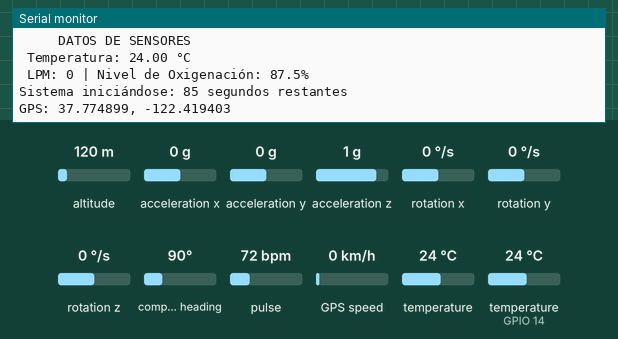
This sketch was run on a simulated ESP32. On the bench: the last lines printed to the serial monitor. Inputs (shaded band) come from the test bench; at power-on: acceleration z 1 g, acceleration x 0 g, temperature (sensor on GPIO 14) 24 °C, pulse 72 bpm, altitude 120 m, acceleration y 0 g, rotation x 0 °/s, rotation y 0 °/s, rotation z 0 °/s, compass heading 90°, GPS speed 0 km/h, temperature 24 °C. WiFi joins after 1.5 s; servers stay silent unless stated; the GPS gets a fix after 3 s at 37.7749, -122.4194 with 8 satellites.

Above: at 5.7 s.
5.8 s: acceleration z set to 0 g
At 7.1 s:
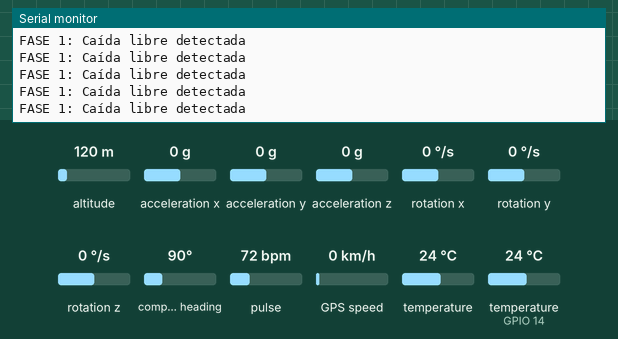
7.3 s: acceleration x set to -1.4 g
At 7.8 s:
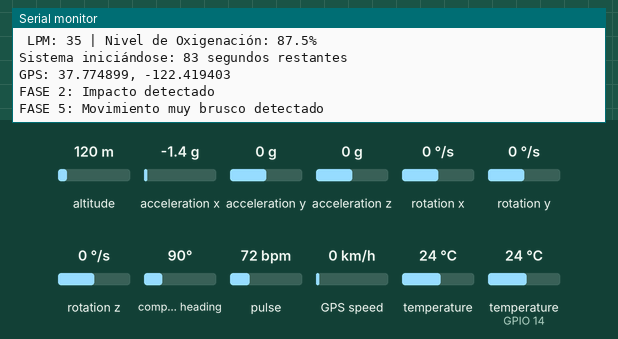
8.9 s: temperature (sensor on GPIO 14) set to 12 °C
At 10.2 s:
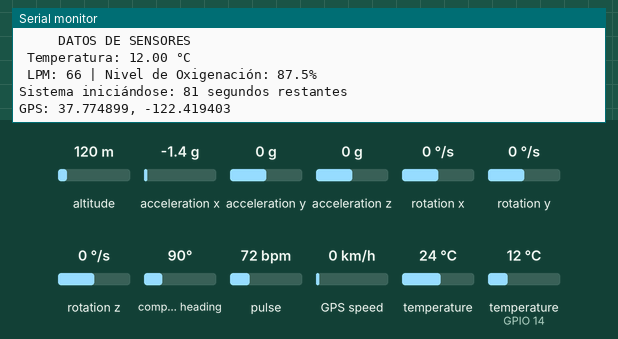
10.4 s: pulse set to 42 bpm
At 11.8 s:
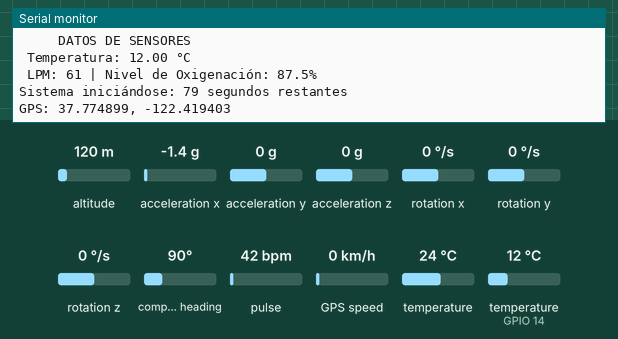
11.9 s: temperature (sensor on GPIO 14) set to 19 °C
At 14.0 s:
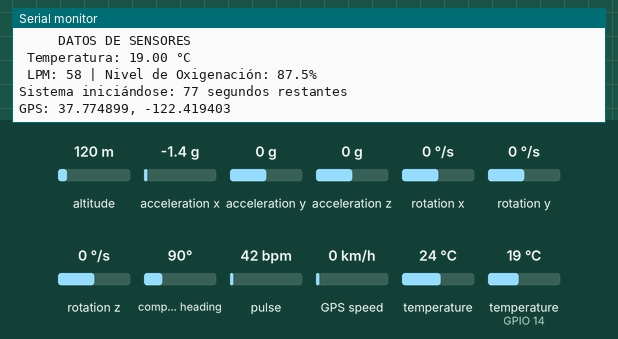
Timing chart, 0 to 14.4 s (numbered marks = the images above; inputs shaded):
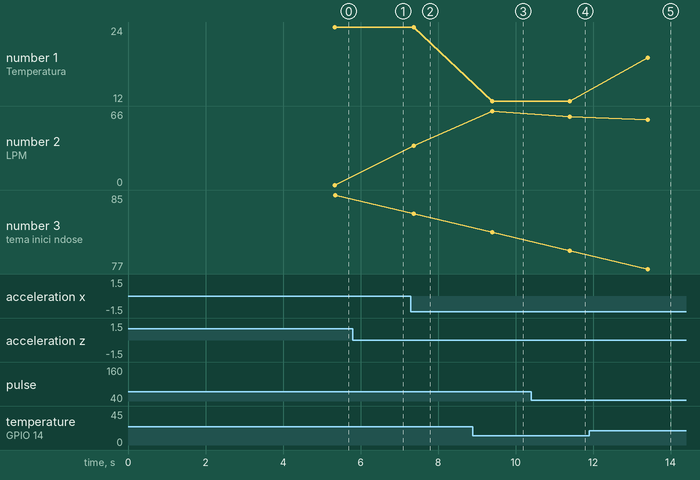

The sketch:

PULSERA-OFICIAL2.ino
```cpp
//CONFIG BLYNK
#define BLYNK_TEMPLATE_ID "TMPL2cFzs-wki"
#define BLYNK_TEMPLATE_NAME "IoThinkers"
#define BLYNK_AUTH_TOKEN "SkUCvQNih18xomnK-Z2nVQsXmpTQQqaL"

//LIBRERIAS
#include <Adafruit_MPU6050.h>
#include <Adafruit_Sensor.h>
#include <TinyGPS++.h>
#include <Wire.h>
#include <UniversalTelegramBot.h>
#include <WiFiClientSecure.h>
#include <WiFi.h>
#include <BlynkSimpleEsp32.h>
#include "MAX30105.h"
#include "heartRate.h"
#include <OneWire.h>
#include <DallasTemperature.h>

// INSTANCIAS SENSORES
Adafruit_MPU6050 mpu;
TinyGPSPlus gps;
MAX30105 particleSensor;

// SENSOR DS18B20
#define ONE_WIRE_BUS 14
OneWire oneWire(ONE_WIRE_BUS);
DallasTemperature tempSensor(&oneWire);

// CONFIG GPS
#define GPS_RX 16
#define GPS_TX 17
HardwareSerial neogps(1);

char ssid[] = "Fer";
char pass[] = "ferdiaz00";

// CONFIG TELEGRAM
const char* BOT_TOKEN = "8502499699:AAGk5OXIe53OCt2NZkVDeBppfdrZd94zTtg";
const String CHAT_ID = "6455597869";

WiFiClientSecure client;
UniversalTelegramBot bot(BOT_TOKEN, client);
BlynkTimer timer;

const float CAIDA_UMBRAL = 2.0f;
const float IMPACTO_UMBRAL = 8.0f;
const float ROTACION_UMBRAL = 150.0f;
const unsigned long TIEMPO_ESPERA_CAIDA = 2000;
const unsigned long TIEMPO_POST_IMPACTO = 1000;
unsigned long ultimaDeteccion = 0;
unsigned long tiempoImpacto = 0;
bool caidaDetectada = false;
bool posibleCaida = false;
float aceleracionAnterior[3] = {0, 0, 0};
float velocidadAngularAnterior[3] = {0, 0, 0};
const int HISTORIAL_SIZE = 5;
float historialAceleracion[HISTORIAL_SIZE];
int historialIndex = 0;
bool sistemaInmovilPostCaida = false;
bool alertaEnviada = false;

// VARIABLES MAX30102
const byte RATE_SIZE = 4;
byte rates[RATE_SIZE];
byte rateSpot = 0;
long lastBeat = 0;
float beatsPerMinute = 0;
int beatAvg = 0;
float spo2 = 0;
unsigned long lastMAX30102Read = 0;
const unsigned long MAX30102_INTERVAL = 20;

// VARIABLES TEMPERATURA
float temperatura = 0;
unsigned long lastTempRead = 0;
const unsigned long TEMP_INTERVAL = 2000;

// RANGOS NORMALES PARA ADULTOS MAYORES
const float SPO2_MIN = 92.0;
const float SPO2_MAX = 100.0;
const int BPM_MIN = 60;
const int BPM_MAX = 90;
const float TEMP_MIN = 35.2;
const float TEMP_MAX = 37.5;

// VARIABLES PARA CONTROL DE ALERTAS
bool sistemaListo = false;
unsigned long tiempoInicio = 0;
const unsigned long TIEMPO_INICIALIZACION = 90000;

unsigned long ultimaAlertaSPO2 = 0;
unsigned long ultimaAlertaBPM = 0;
unsigned long ultimaAlertaTemp = 0;
const unsigned long INTERVALO_ALERTAS = 40000;

struct Ubicacion {
  float latitud;
  float longitud;
  float altitud;
  int satelites;
  bool valida;
};

void configurarTelegram() {
  client.setCACert(TELEGRAM_CERTIFICATE_ROOT);
  Serial.println("Cliente seguro Telegram configurado");
}

void configurarMPU6050() {
  Serial.println("Inicializando MPU6050...");
  if (!mpu.begin()) {
    Serial.println("Error: No se encuentra el chip MPU6050");
    while (1) delay(10);
  }
  Serial.println("MPU6050 encontrado!");
  mpu.setAccelerometerRange(MPU6050_RANGE_8_G);
  mpu.setGyroRange(MPU6050_RANGE_500_DEG);
  mpu.setFilterBandwidth(MPU6050_BAND_21_HZ);
}

void configurarGPS() {
  Serial.println("Inicializando GPS...");
  neogps.begin(9600, SERIAL_8N1, GPS_RX, GPS_TX);
  delay(1000);
}

void configurarMAX30102() {
  Serial.println("Inicializando MAX30102...");
  delay(100);

  if (!particleSensor.begin(Wire, I2C_SPEED_FAST)) {
    Serial.println("MAX30102 no encontrado. Verificar conexiones I2C.");
    return;
  }
  Serial.println("MAX30102 inicializado");

  byte ledBrightness = 60;
  byte sampleAverage = 4;
  byte ledMode = 2;
  int sampleRate = 400;
  int pulseWidth = 411;
  int adcRange = 4096;

  particleSensor.setup(ledBrightness, sampleAverage, ledMode, sampleRate, pulseWidth, adcRange);
  particleSensor.setPulseAmplitudeRed(0x2F);
  particleSensor.setPulseAmplitudeIR(0x2F);
  particleSensor.clearFIFO();

  Serial.println("Configuración MAX30102 aplicada");
}

void configurarTemperatura() {
  Serial.println("Inicializando sensor de temperatura DS18B20...");
  delay(100);

  tempSensor.begin();

  DeviceAddress tempDeviceAddress;
  if (!tempSensor.getAddress(tempDeviceAddress, 0)) {
    Serial.println("DS18B20 no encontrado. Verificar conexión en pin 14.");
  } else {
    Serial.println("DS18B20 inicializado correctamente");
    tempSensor.setResolution(tempDeviceAddress, 12);
    Serial.println("Resolución configurada a 12 bits");
  }
}

Ubicacion obtenerUbicacion() {
  Ubicacion ubicacion = {0, 0, 0, 0, false};
  ubicacion.valida = gps.location.isValid();
  if (ubicacion.valida) {
    ubicacion.latitud = gps.location.lat();
    ubicacion.longitud = gps.location.lng();
    ubicacion.altitud = gps.altitude.isValid() ? gps.altitude.meters() : 0;
    ubicacion.satelites = gps.satellites.isValid() ? gps.satellites.value() : 0;
  }
  return ubicacion;
}

bool detectarCaidaSensible(float accelX, float accelY, float accelZ, float gyroX, float gyroY, float gyroZ) {
  static unsigned long ultimoTiempo = millis();
  unsigned long tiempoActual = millis();

  if (alertaEnviada && (tiempoActual - ultimaDeteccion) > 10000) {
    alertaEnviada = false;
  }

  if (tiempoActual - ultimaDeteccion < 500) {
    return false;
  }

  float magnitud = sqrt(accelX * accelX + accelY * accelY + accelZ * accelZ);

  historialAceleracion[historialIndex] = magnitud;
  historialIndex = (historialIndex + 1) % HISTORIAL_SIZE;

  float velocidadAngularTotal = sqrt(gyroX*gyroX + gyroY*gyroY + gyroZ*gyroZ);

  static float magnitudAnterior = 9.8;
  float cambioAceleracion = abs(magnitud - magnitudAnterior);
  magnitudAnterior = magnitud;

  bool caidaLibreLeve = (magnitud < CAIDA_UMBRAL);
  bool impactoLeve = (cambioAceleracion > IMPACTO_UMBRAL);
  bool rotacionLeve = (velocidadAngularTotal > ROTACION_UMBRAL);

  bool movimientoBrusco = false;
  float varianza = calcularVarianzaAceleracion();

  if (impactoLeve || rotacionLeve) {
    movimientoBrusco = true;
  }


  bool detectarAlerta = false;

  if (caidaLibreLeve) {
    Serial.println("FASE 1: Caída libre detectada");
    detectarAlerta = true;
  }

  if (impactoLeve && magnitud > 5.0f) {
    Serial.println("FASE 2: Impacto detectado");
    detectarAlerta = true;
  }

  if (rotacionLeve && magnitud > 3.0f) {
    Serial.println("FASE 3: Rotación brusca detectada");
    detectarAlerta = true;
  }

  if ((cambioAceleracion > 5.0f && velocidadAngularTotal > 80.0f) ||
      (magnitud > 12.0f && velocidadAngularTotal > 100.0f)) {
    Serial.println("FASE 4: Movimiento complejo detectado");
    detectarAlerta = true;
  }

  static unsigned long ultimoMovimientoBrusco = 0;
  if (velocidadAngularTotal > 200.0f || cambioAceleracion > 10.0f) {
    if (tiempoActual - ultimoMovimientoBrusco > 1000) {
      Serial.println("FASE 5: Movimiento muy brusco detectado");
      detectarAlerta = true;
      ultimoMovimientoBrusco = tiempoActual;
    }
  }

  if (detectarAlerta && !alertaEnviada) {
    alertaEnviada = true;
    ultimaDeteccion = tiempoActual;
    Serial.println("¡ALERTA ACTIVADA! Enviando notificación...");
    return true;
  }

  return false;
}

float calcularVarianzaAceleracion() {
  float suma = 0;
  float sumaCuadrados = 0;
  int count = 0;

  for (int i = 0; i < HISTORIAL_SIZE; i++) {
    if (historialAceleracion[i] > 0) {
      suma += historialAceleracion[i];
      sumaCuadrados += historialAceleracion[i] * historialAceleracion[i];
      count++;
    }
  }

  if (count == 0) return 0;

  float promedio = suma / count;
  float varianza = (sumaCuadrados / count) - (promedio * promedio);

  return varianza;
}

void procesarMAX30102() {
  unsigned long currentTime = millis();

  if (currentTime - lastMAX30102Read >= MAX30102_INTERVAL) {
    lastMAX30102Read = currentTime;

    long irValue = particleSensor.getIR();

    if (irValue > 50000) {
      if (checkForBeat(irValue)) {
        long delta = millis() - lastBeat;
        lastBeat = millis();

        if (delta > 0) {
          beatsPerMinute = 60 / (delta / 1000.0);
          if (beatsPerMinute < 255 && beatsPerMinute > 20) {
            rates[rateSpot++] = (byte)beatsPerMinute;
            rateSpot %= RATE_SIZE;

            beatAvg = 0;
            for (byte x = 0; x < RATE_SIZE; x++) {
              beatAvg += rates[x];
            }
            beatAvg /= RATE_SIZE;
          }
        }
      }

      long redValue = particleSensor.getRed();
      if (redValue > 10000 && irValue > 10000) {
        float ratio = (float)redValue / (float)irValue;
        spo2 = 110.0 - (25.0 * ratio);
        spo2 = constrain(spo2, 0, 100);
      }
    } else {
      if (currentTime - lastBeat > 3000) {
        beatAvg = 0;
        spo2 = 0;
        for (byte i = 0; i < RATE_SIZE; i++) {
          rates[i] = 0;
        }
      }
    }
  }
}

void leerTemperatura() {
  unsigned long currentTime = millis();

  if (currentTime - lastTempRead >= TEMP_INTERVAL) {
    lastTempRead = currentTime;

    tempSensor.requestTemperatures();
    delay(10);

    temperatura = tempSensor.getTempCByIndex(0);

    if (temperatura == DEVICE_DISCONNECTED_C) {
      Serial.println("Error leyendo temperatura DS18B20");
      temperatura = -127;
    }
  }
}

// SISTEMA DE ALERTAS TELEGRAM

void verificarSignosVitales() {
  if (!sistemaListo) return;

  unsigned long tiempoActual = millis();
  Ubicacion ubicacion = obtenerUbicacion();

  if (spo2 > 0 && (spo2 < SPO2_MIN || spo2 > SPO2_MAX)) {
    if (tiempoActual - ultimaAlertaSPO2 > INTERVALO_ALERTAS) {
      enviarAlertaTelegram("NIVEL DE OXÍGENO CRÍTICO",
                          "Nivel de Oxigenación: " + String(spo2, 1) + "%\nRango normal: " + String(SPO2_MIN) + "-" + String(SPO2_MAX) + "%",
                          ubicacion);
      ultimaAlertaSPO2 = tiempoActual;
    }
  }

  if (beatAvg > 0 && (beatAvg < BPM_MIN || beatAvg > BPM_MAX)) {
    if (tiempoActual - ultimaAlertaBPM > INTERVALO_ALERTAS) {
      enviarAlertaTelegram("FRECUENCIA CARDÍACA ANORMAL",
                          "LPM: " + String(beatAvg) + "\nRango normal: " + String(BPM_MIN) + "-" + String(BPM_MAX) + " lpm",
                          ubicacion);
      ultimaAlertaBPM = tiempoActual;
    }
  }

  if (temperatura != -127 && (temperatura < TEMP_MIN || temperatura > TEMP_MAX)) {
    if (tiempoActual - ultimaAlertaTemp > INTERVALO_ALERTAS) {
      enviarAlertaTelegram("TEMPERATURA CORPORAL ANORMAL",
                          "Temperatura: " + String(temperatura, 1) + "°C\nRango normal: " + String(TEMP_MIN) + "-" + String(TEMP_MAX) + "°C",
                          ubicacion);
      ultimaAlertaTemp = tiempoActual;
    }
  }
}
//ALERTA TELEGRAM
void enviarAlertaTelegram(const String& tipoAlerta, const String& datos, Ubicacion ubicacion) {
  if (WiFi.status() != WL_CONNECTED) {
    Serial.println("No hay conexión WiFi para enviar alerta");
    return;
  }

  String mensaje = "🚨 *ALERTA: " + tipoAlerta + "* 🚨\n\n";
  mensaje += datos + "\n\n";

  if (ubicacion.valida) {
    mensaje += "📍 *Ubicación:* \n";
    mensaje += "Latitud: " + String(ubicacion.latitud, 6) + "\n";
    mensaje += "Longitud: " + String(ubicacion.longitud, 6) + "\n";

    String googleMapsLink = "https://maps.google.com/?q=" +
                           String(ubicacion.latitud, 6) + "," +
                           String(ubicacion.longitud, 6);
    mensaje += "🗺️ [Abrir en Maps](" + googleMapsLink + ")\n";
  } else {
    mensaje += "📍 *Ubicación:* Sin señal GPS\n";
  }

  Serial.println("Enviando alerta a Telegram: " + tipoAlerta);

  if (bot.sendMessage(CHAT_ID, mensaje, "Markdown")) {
    Serial.println("Alerta enviada correctamente");
  } else {
    Serial.println("Error enviando alerta");
  }
}

// FUNCIONES BLYNK
void enviarTemperaturaBlynk() {
  Blynk.virtualWrite(V0, temperatura);
}

void enviarDatosSaludBlynk() {
  Blynk.virtualWrite(V2, spo2);
  Blynk.virtualWrite(V3, beatAvg);
}

void enviarUbicacionBlynk() {
  Ubicacion ubicacion = obtenerUbicacion();

  if (ubicacion.valida) {
    String coordenadas = String(ubicacion.latitud, 6) + "," + String(ubicacion.longitud, 6);
    Blynk.virtualWrite(V1, coordenadas);
  } else {
    Blynk.virtualWrite(V1, "Buscando...");
  }
}

void mostrarDatosSerial() {
  static unsigned long lastSerialPrint = 0;
  unsigned long currentTime = millis();

  if (currentTime - lastSerialPrint >= 2000) {
    Serial.println("\n     DATOS DE SENSORES    ");
    Serial.print(" Temperatura: "); Serial.print(temperatura); Serial.println(" °C");
    Serial.print(" LPM: "); Serial.print(beatAvg);
    Serial.print(" | Nivel de Oxigenación: "); Serial.print(spo2, 1); Serial.println("%");

    if (!sistemaListo) {
      Serial.print("Sistema iniciándose: ");
      Serial.print((TIEMPO_INICIALIZACION - (currentTime - tiempoInicio)) / 1000);
      Serial.println(" segundos restantes");
    } else {
      Serial.println("Sistema listo - Alertas activas");
    }

    Ubicacion ubicacion = obtenerUbicacion();
    if (ubicacion.valida) {
      Serial.print("GPS: "); Serial.print(ubicacion.latitud, 6);
      Serial.print(", "); Serial.print(ubicacion.longitud, 6);
    } else {
      Serial.println("GPS: Sin señal");
    }
    Serial.println("\n");

    lastSerialPrint = currentTime;
  }
}

void procesarCaidaDetectada() {
  unsigned long tiempoActual = millis();

  caidaDetectada = true;
  ultimaDeteccion = tiempoActual;

  Ubicacion ubicacion = obtenerUbicacion();
  Serial.println("ALERTA: POSIBLE CAÍDA DETECTADA - Enviando notificaciones...");

  enviarAlertaExterna(ubicacion);
}

void enviarAlertaExterna(Ubicacion ubicacion) {
  enviarAlertaTelegram("POSIBLE CAÍDA DETECTADA",
                      "Se ha detectado un movimiento que podría indicar una caída.\n\n" +
                      String("LPM: ") + String(beatAvg) +
                      "\nNivel de Oxigenación: " + String(spo2, 1) + "%" +
                      "\nTemperatura: " + String(temperatura, 1) + "°C" +
                      "\n",
                      ubicacion);

  enviarTemperaturaBlynk();
  enviarDatosSaludBlynk();
  enviarUbicacionBlynk();

  Blynk.virtualWrite(V4, "¡Caída detectada!");

  Serial.println("Notificaciones enviadas correctamente");
}

void verificarInicializacion() {
  if (!sistemaListo && millis() - tiempoInicio > TIEMPO_INICIALIZACION) {
    sistemaListo = true;

    if (WiFi.status() == WL_CONNECTED) {
      bot.sendMessage(CHAT_ID, "\nEl sistema está listo", "Markdown");
    }
  }
}

void setup() {
  Serial.begin(115200);
  delay(1000);

  Serial.println("\nSISTEMA DE MONITOREO");

  tiempoInicio = millis();

  Wire.begin();
  delay(100);

  Blynk.begin(BLYNK_AUTH_TOKEN, ssid, pass);

  int intentos = 0;
  while (WiFi.status() != WL_CONNECTED && intentos < 20) {
    delay(500);
    Serial.print(".");
    intentos++;
  }

  if (WiFi.status() == WL_CONNECTED) {
    Serial.println("\nWiFi conectado!");
  } else {
    Serial.println("\nError WiFi - Modo offline");
  }

  configurarMPU6050();
  delay(100);

  configurarGPS();
  delay(100);

  configurarMAX30102();
  delay(100);

  configurarTemperatura();
  delay(100);

  configurarTelegram();

  for (int i = 0; i < HISTORIAL_SIZE; i++) {
    historialAceleracion[i] = 9.8f;
  }

  timer.setInterval(1000L, enviarTemperaturaBlynk);
  timer.setInterval(2000L, enviarDatosSaludBlynk);
  timer.setInterval(3000L, enviarUbicacionBlynk);

  Serial.println("\nTodos los sensores inicializados");

}

void loop() {
  Blynk.run();
  timer.run();

  verificarInicializacion();

  while (neogps.available() > 0) {
    gps.encode(neogps.read());
  }

  sensors_event_t a, g, temp;
  mpu.getEvent(&a, &g, &temp);

  procesarMAX30102();
  leerTemperatura();

  if (sistemaListo) {
    verificarSignosVitales();
  }

  if (detectarCaidaSensible(a.acceleration.x, a.acceleration.y, a.acceleration.z,
                           g.gyro.x, g.gyro.y, g.gyro.z)) {
    procesarCaidaDetectada();
  }

  mostrarDatosSerial();

  delay(10);
}
```

Measured:
- after the input at 5.8 s, the serial monitor: prints a new line at once (image 1)
- after the input at 7.3 s, the serial monitor: prints a new line after 0.11 s (image 2)
- after the input at 8.9 s, the serial monitor: prints a new line after 0.49 s (image 3)
- after the input at 11.9 s, the serial monitor: prints a new line after 1.5 s (image 5)
- plotted number 1: 24 → 12 after the input at 8.9 s, 12 → 19 after the input at 11.9 s
